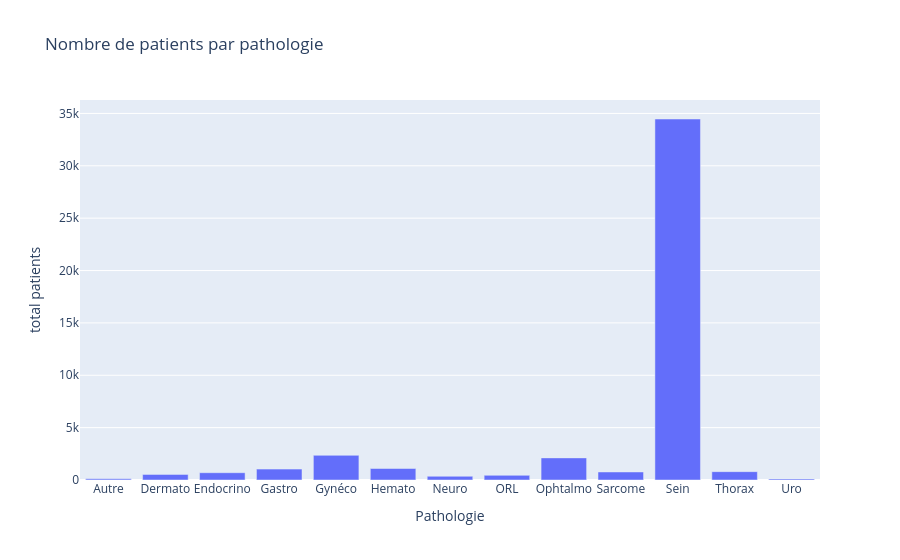

Notebook source saved alongside this figure:
### Code cell
fig = px.bar(gdf_F_patho, x='patho', y='total', title='Nombre de patients par pathologie',
             labels={'patho': 'Pathologie', 'total': 'total patients'})
fig.show()

### Figure 1 — Plotly figure (JSON) as saved in the notebook; plotly's stock layout.template omitted (floating-point values rounded to 4 significant figures)
{"data": [{"alignmentgroup": "True", "hovertemplate": "Pathologie=%{x}<br>total patients=%{y}<extra></extra>", "legendgroup": "", "marker": {"color": "#636efa", "pattern": {"shape": ""}}, "name": "", "offsetgroup": "", "orientation": "v", "showlegend": false, "textposition": "auto", "type": "bar", "x": ["Autre", "Dermato", "Endocrino", "Gastro", "Gynéco", "Hemato", "Neuro", "ORL", "Ophtalmo", "Sarcome", "Sein", "Thorax", "Uro"], "xaxis": "x", "y": [111, 535, 696, 1040, 2355, 1097, 354, 446, 2111, 766, 34469, 797, 100], "yaxis": "y"}], "layout": {"barmode": "relative", "legend": {"tracegroupgap": 0}, "title": {"text": "Nombre de patients par pathologie"}, "xaxis": {"anchor": "y", "domain": [0, 1], "title": {"text": "Pathologie"}}, "yaxis": {"anchor": "x", "domain": [0, 1], "title": {"text": "total patients"}}}}
